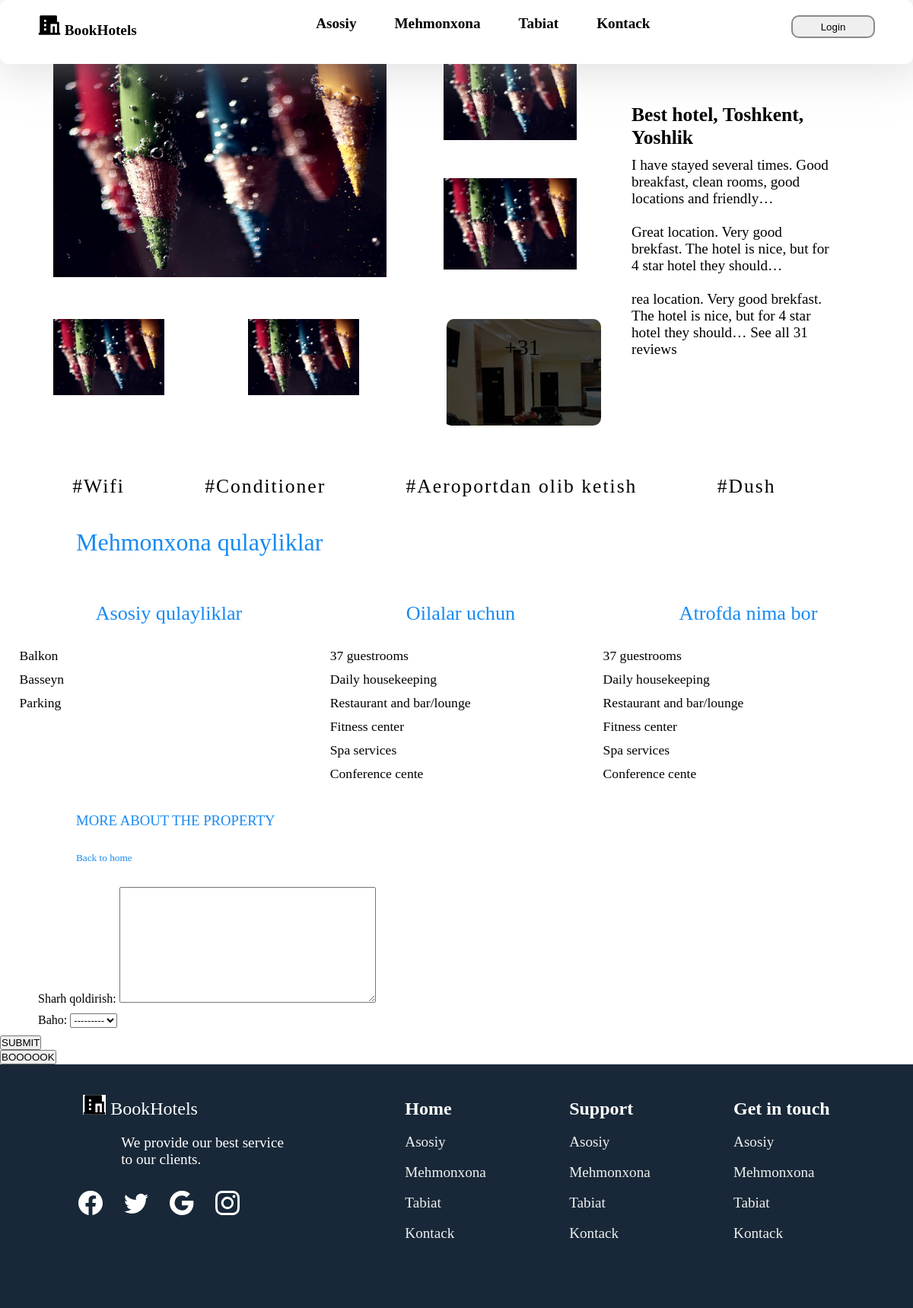
Page /3/hotel_detail/ (signed in) on the committed database.
### Site/models.py (models this page shows, shortened)
class Hotel(models.Model):
    id = models.AutoField(primary_key=True, unique=True)
    name = models.CharField(max_length=150, verbose_name='ism')
    state = models.CharField(max_length=100, verbose_name='viloyat')
    city = models.CharField(max_length=100, verbose_name='tuman')
    street = models.CharField(max_length=200, verbose_name='manzil')
    image = models.ImageField(upload_to='images', verbose_name='rasm')
    agent_name = models.ForeignKey('Agent', on_delete=models.CASCADE, null=False, verbose_name='ishchi')
    types = models.ManyToManyField('Room_type', verbose_name='xonalar turi')
    comforts_list = models.ManyToManyField('Comforts', verbose_name='qulayliklar')
    rating = models.ManyToManyField('Rating', verbose_name='reyting')
    distance = models.ManyToManyField('Distance', verbose_name='markazdan masofa')
    grade = models.ManyToManyField('Grading', verbose_name='baho', blank=True)
    additional = models.ManyToManyField('Additional', verbose_name="Qo'shimcha hizmatlar")
    room_comforts = models.ManyToManyField('Room_comforts', verbose_name='Xonadagi qulayliklar')
    about = models.TextField(verbose_name='mehmonhona haqida')
    average = models.FloatField(verbose_name="o'rtacha baho")
    viewed = models.ManyToManyField(People, blank=True, verbose_name="ko'rilgan")
    viewed_count = models.IntegerField(blank=True, verbose_name="ko'rilgan soni")
    rooms = models.ManyToManyField('Room', verbose_name='honalar')
    booked_rooms = models.ManyToManyField('Booking', verbose_name='zakaz honalar', blank=True)

class Comforts(models.Model):
    id = models.AutoField(primary_key=True, unique=True)
    name = models.CharField(max_length=200)
    def __str__(self):
        return f"{self.name}"

class Additional(models.Model):
    id = models.AutoField(primary_key=True, unique=True)
    name = models.CharField(max_length=200)
    def __str__(self):
        return f"{self.name}"

### Site/views.py (the view, shortened to what this page needs)
# urls.py: path('<int:pk>/hotel_detail/', views.hotel_details, name='hotel-detail'),
def hotel_details(request, pk):
    user = request.user
    form = AddGrading()
    post = Hotel.objects.get(pk=pk)
    post.viewed.add(user)
    post.viewed_count = post.viewed.count()
    post.save()
    return render(request, 'Site/card_page.html', {'post': post, 'form':form})

### Site/forms.py
class AddGrading(forms.ModelForm):
    class Meta:
        model = Grading
        fields = ('review_text', 'grade')

### templates/Site/card_page.html (shortened to what this page needs)
{% extends 'Site/base.html' %}
{% load static %}
{% block content %}
<link rel="stylesheet" href="{% static 'css/card_page.css' %}">
<body>
    <nav id="qwer1">
        <div class="navbar ">
          <div class="brend">
            BookHotels
          </div>
          <div class="links">
            <ul>
              <li>Asosiy</li>
              <li>Mehmonxona</li>
              <li>Tabiat</li>
              <li>Kontack</li>
            </ul>
          </div>
          <div class="login">
            <a href="{% url 'signup' %}"><button>Login</button></a>
          </div>
        </div>
    </nav>
    <br><br><br>
    <div class="containr">
        <main>
            <div class="main_carusel">
                <img src="{{ post.image.url }}" class='item_1' >
                <img src="{{ post.image.url }}" class='item_2' >
                <img src="{{ post.image.url }}" class='item_3' >
                <img src="{{ post.image.url }}" class='item_4' >
                <img src="{{ post.image.url }}" class='item_5' >
                <div onclick="open()"  class="main_carusel__item item_6">+31</div>
            </div>
            <div class="main_info">
                <div class="card_info ">
                  <br><br><br><br>
                    <h1 class=" card_info_h1 ">
                      {{ post.name }}, {{ post.state }}, {{ post.street }}
                    </h1>
                    <p>
                      I have stayed several times. Good breakfast, clean rooms, good locations and friendly…
                      <br><br>
                      Great location. Very good brekfast. The hotel is nice, but for 4 star hotel they should…
                      <br> <br>
                      rea location. Very good brekfast. The hotel is nice, but for 4 star hotel they should…
                      See all 31 reviews
                    </p>
                </div>
            </div>
        </main>
    </div>
    <div class="main_heshteg">
        {% for comfort in post.comforts_list.all %}
        <h1>
          #{{ comfort }}
        </h1>
        {% endfor %}
    </div>
    <div class="conveniences">
      <h1>Mehmonxona qulayliklar</h1>
        <div class="conveniences_item">
                <ul class="mb-5"> <h3>
                 Asosiy qulayliklar
                </h3>
                {% for additional in post.additional.all %}
                 <li>
                     {{ additional }}
                 </li>
                {% endfor %}
                </ul>
                <ul> <h3>
                 Oilalar uchun
                </h3>
                <li>
                 37 guestrooms
                 </li>
                 <li>
                     Daily housekeeping
                 </li>
                 <li>
                     Restaurant and bar/lounge
                 </li>
                 <li>
                     Fitness center
                 </li>
                 <li>
                     Spa services
                 </li>
                 <li>
                     Conference cente
                 </li>
                </ul>
                <ul> <h3>
                 Atrofda nima bor
                </h3>
                <li>
                 37 guestrooms
                 </li>
                 <li>
                     Daily housekeeping
                 </li>
                 <li>
                     Restaurant and bar/lounge
                 </li>
                 <li>
                     Fitness center
                 </li>
                 <li>
                     Spa services
                 </li>
                 <li>
                     Conference cente
                 </li>
                </ul>
        </div>
        <h3>
          MORE ABOUT THE PROPERTY
        </h3>
        <h5>
          Back to home
        </h5>
        <form method="post"> {% csrf_token %}
            {{ form.as_p }}
          <button type="submit">SUBMIT</button>
        </form>
        <a href="{% url 'booking' pk=post.id %}"><button>BOOOOOK</button></a>
    </div>
      <footer>
        <div class="footer_flex">
          <div class="item">
            <div class="brend">
              BookHotels
              <p>
                We provide our best service <br> to our clients.
              </p>
            </div>
            <div class="icon">
              <ul>
                <li>
                </li>
                <li>
                </li>
                <li>
                </li>
                <li>
                </li>
              </ul>
            </div>
          </div>
          <div class="item">
            <div class="footer_home">
              <ul class="footer_link">
                <h2>Home</h2>
                <li>Asosiy</li>
                <li>Mehmonxona</li>
                <li>Tabiat</li>
                <li>Kontack</li>
              </ul>
            </div>
          </div>
          <div class="item">
            <div class="footer_Support">
              <ul class="footer_link">
                <h2>Support</h2>
                <li>Asosiy</li>
                <li>Mehmonxona</li>
                <li>Tabiat</li>
                <li>Kontack</li>
              </ul>
            </div>
          </div>
          <div class="item">
            <div class="footer_Get">
              <ul class="footer_link">
                <h2>Get in touch</h2>
                <li>Asosiy</li>
                <li>Mehmonxona</li>
                <li>Tabiat</li>
                <li>Kontack</li>
              </ul>
            </div>
          </div>
        </div>
      </footer>
</body>
{% endblock content %}

### static/css/main.css (style rules this page uses)
* { margin: 0; padding: 0; }
.navbar { padding-top: 10px; width: 100%; height: 8vh; display: flex; justify-content: space-between; text-align: center; font-size: 1.2rem; vertical-align: middle; font-family: 'Montserrat'; font-weight: bold; padding-top: 20px; position: fixed; z-index: 6544; background-color: #fff ; box-shadow: 3px 5px 56px 10px rgb(187 187 187 / 41%); border-radius: 10px; }
.navbar .brend { padding-left: 50px; }
.navbar .login { margin-right: 50px; }
.links ul { list-style-type:none ; }
.links ul li { float: left; margin-left: 50px; }
.login button { width: 110px; height: 30px; border: 2px solid #8A8A8A; box-sizing: border-box; border-radius: 10px; }
footer { width: 100%; height: 40vh; background-color: rgba(24, 40, 56, 1); }
.footer_flex { color: #fff; display: flex; flex-wrap: wrap; justify-content: space-evenly; padding-top: 40px; }
.footer_link { list-style-type: none; ; }
.footer_link li { margin-top: 10px; font-family: 'Montserrat'; font-style: normal; font-weight: 500; font-size: 1.2rem; line-height: 30px; color: #F0F0F0; }
.footer_link h2 { font-family: 'Montserrat'; font-style: normal; font-weight: 700; font-size: 1.5rem; line-height: 37px; }
.footer_flex .item .brend { font-size: 1.5rem; }
.footer_flex .item .brend p { font-size: 1.2rem; font-family: 'Montserrat'; padding-top: 10px; }
.footer_flex .item .icon ul { list-style-type: none; padding-top: 20px; margin-left: -30px; }
.footer_flex .item .icon ul li { float: left; margin-left: 20px; }
.footer_flex .item .icon ul li svg { width: 2.5rem; height: 2rem; }

### static/css/card_page.css (style rules this page uses)
main { width: 100%; height: 70vh; display: grid; grid-template-columns: 60% 30%; justify-content: center; }
.main_heshteg { display: grid; grid-template-columns: auto auto auto auto auto; justify-content: space-evenly; }
.main_heshteg h1 { font-family: 'Kotta One'; font-style: normal; font-weight: 400; font-size: 1.6rem; margin: 10px; line-height: 30px; letter-spacing: 2px; }
.conveniences_item { display: grid; grid-template-columns: auto auto auto ; justify-content: space-evenly; margin: 10px; }
.conveniences_item ul { list-style-type: none; }
.conveniences_item ul { font-size: 1.4rem; font-weight: bold; }
.conveniences_item ul li { list-style-type: none; font-size: 1.1rem; font-family: 'Montserrat'; font-weight: 200; margin: 10px 0; }
.conveniences h1 ,h3, h5 { margin:30px 100px; color: #188AF2; font-family: 'Montserrat'; font-weight: 100; }
.main_carusel { display: grid; gap: 10px; padding: 10px; width: 100%; }
.main_carusel .main_carusel__item { text-align: center; padding: 20px; font-size: 30px; border-radius: 10px; }
.main_info .card_info { width: 100%; }
.main_info .card_info h1, p { margin: 10px 50px; }
.main_info .card_info h1 { font-size: 1.6rem; }
.main_info .card_info p { font-size: 1.2rem; }
.item_1 { grid-column: 1 / span 2; grid-row: 1; height: 300px; background-size: cover; }
.item_2 { grid-column: 3; grid-row: 1 / span 2; height: 120px; background-image: url(/static/img/Rectangle\ 35.png); background-size: cover; }
.item_3 { grid-column: 3; grid-row: 1 / span 2; height: 120px; margin-top: 170px; background-image: url(/static/img/Rectangle\ 37.png); background-size: cover; }
.item_4 { grid-column: 1 ; grid-row: 2; height: 100px; background-image: url(./img/Rectangle\ 36.png); }
.item_5 { grid-column: 2 ; grid-row: 2; height: 100px; background-image: url(./img/Rectangle\ 36.png); }
.item_6 { filter: brightness(30%); grid-column: 3 ; grid-row: 2; height: 100px; background-image: url(./img/Rectangle\ 36.png); }

### rows in the picture
Hotel: image (picture), name "Best hotel", state "Toshkent", street "Yoshlik"
Comforts: name "Wifi"
Comforts: name "Conditioner"
Comforts: name "Aeroportdan olib ketish"
Comforts: name "Dush"
Additional: name "Balkon"
Additional: name "Basseyn"
Additional: name "Parking"
